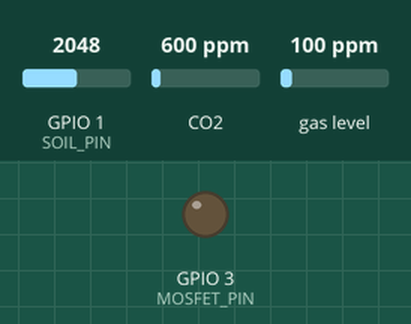
The program below on a simulated ESP32-C3. On the bench: output pins drawn as LEDs (lit = HIGH). Inputs (shaded band) come from the test bench; at power-on: GPIO 1 (SOIL_PIN) = 2048, CO2 600 ppm, gas level 100 ppm. WiFi joins after 1.5 s; servers stay silent unless stated; what the program prints to the serial monitor is not drawn.

Above: at 3.0 s.
3.1 s: GPIO 1 (SOIL_PIN) set to 2542
5.8 s: GPIO 1 (SOIL_PIN) set to 2673
At 6.9 s:
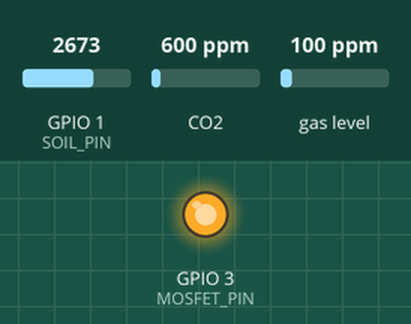
Timing chart, 0 to 10.5 s (numbered marks = the images above; inputs shaded):
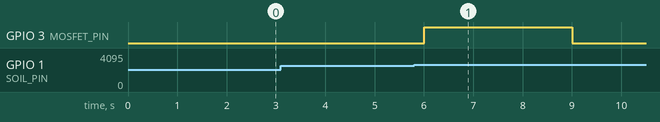

Measured:
- the behaviour switches between 2600 and 2601 on GPIO 1 (SOIL_PIN) (found by bisection; images 0 and 1)
- after the input at 3.1 s, every drawn part: stays the same
- after the input at 5.8 s, GPIO 3 (MOSFET_PIN): LOW → HIGH after 0.21 s, → LOW 3.0 s later

The program:

main.cpp
```cpp
#include <Arduino.h>
#include <Wire.h>
#include <WiFi.h>
#include <WiFiClientSecure.h>
#include <UniversalTelegramBot.h>
#include <ArduinoJson.h>
#include "Adafruit_SGP30.h"

// ===== WI-FI & TELEGRAM CREDENTIALS =====
const char* WIFI_SSID = "YOUR_WIFI_SSID";
const char* WIFI_PASSWORD = "YOUR_WIFI_PASSWORD";
#define BOT_TOKEN "YOUR_TELEGRAM_BOT_TOKEN"
#define CHAT_ID "YOUR_TELEGRAM_CHAT_ID"

// ===== PIN CONFIGURATION =====
#define SOIL_PIN 1
#define MOSFET_PIN 3
#define SDA_PIN 8
#define SCL_PIN 9

// ===== IRRIGATION THRESHOLDS & TIMERS =====
const int DRY_THRESHOLD = 2600;
const int WET_THRESHOLD = 2100;

const unsigned long SENSOR_INTERVAL = 2000;
const unsigned long PUMP_DURATION = 3000;
const unsigned long SOAK_INTERVAL = 60000;     // 60 seconds delay between attempts

const int MAX_PUMP_ATTEMPTS = 3;
const int SENSOR_MIN_VALID = 100;
const int SENSOR_MAX_VALID = 4095;

const unsigned long EMERGENCY_COOLDOWN = 1800000; // 30 minutes lockout
const unsigned long AIR_ALERT_COOLDOWN = 600000;   // 10 minutes air alert cooldown

// ===== AIR QUALITY THRESHOLDS =====
const uint16_t ECO2_WARN_THRESHOLD = 1000;
const uint16_t TVOC_WARN_THRESHOLD = 300;

// ===== GLOBAL OBJECTS & VARIABLES =====
Adafruit_SGP30 sgp;
WiFiClientSecure secured_client;
UniversalTelegramBot bot(BOT_TOKEN, secured_client);

unsigned long lastSensorRead = 0;
unsigned long lastPumpTime = 0;
unsigned long pumpStartTime = 0;
unsigned long emergencyStartTime = 0;
unsigned long lastAirAlertTime = 0;

bool isPumpActive = false;
int pumpAttempts = 0;
bool emergencyStop = false;

void sendTelegramMessage(String message) {
  if (WiFi.status() == WL_CONNECTED) {
    bot.sendMessage(CHAT_ID, message, "");
  }
}

void connectToWiFi() {
  Serial.print("[WiFi] Connecting to ");
  Serial.println(WIFI_SSID);
  WiFi.begin(WIFI_SSID, WIFI_PASSWORD);

  secured_client.setInsecure(); // Skip SSL certificate validation

  int attempts = 0;
  while (WiFi.status() != WL_CONNECTED && attempts < 20) {
    delay(500);
    Serial.print(".");
    attempts++;
  }

  if (WiFi.status() == WL_CONNECTED) {
    Serial.println("\n[WiFi] Connected! IP address: ");
    Serial.println(WiFi.localIP());
    sendTelegramMessage("🤖 Smart Irrigation System online!");
  } else {
    Serial.println("\n[WiFi] Connection failed. Operating in offline mode.");
  }
}

void setup() {
  Serial.begin(115200);
  pinMode(MOSFET_PIN, OUTPUT);
  digitalWrite(MOSFET_PIN, LOW);

  Wire.begin(SDA_PIN, SCL_PIN);
  if (!sgp.begin()) {
    Serial.println("[-] Error: SGP30 sensor not detected!");
  } else {
    Serial.println("[+] SGP30 sensor initialized successfully.");
  }

  connectToWiFi();
  Serial.println("=== Smart Irrigation & Air Quality Node Ready ===");
}

void loop() {
  unsigned long currentMillis = millis();

  // Reconnect Wi-Fi if connection drops
  if (WiFi.status() != WL_CONNECTED && (currentMillis % 30000 == 0)) {
    WiFi.reconnect();
  }

  // 1. AUTOMATIC EMERGENCY LOCKOUT RESET
  if (emergencyStop && (currentMillis - emergencyStartTime >= EMERGENCY_COOLDOWN)) {
    Serial.println("[⏳ TIMER] Emergency cooldown finished. Retrying...");
    sendTelegramMessage("🔄 [RETRY] Emergency cooldown ended. Attempting automatic irrigation cycle...");
    emergencyStop = false;
    pumpAttempts = 0;
  }

  // 2. SENSOR POLLING & LOGIC
  if (currentMillis - lastSensorRead >= SENSOR_INTERVAL) {
    lastSensorRead = currentMillis;

    int rawSoil = analogRead(SOIL_PIN);

    uint16_t eco2 = 0, tvoc = 0;
    bool airDataValid = sgp.IAQmeasure();
    if (airDataValid) {
      eco2 = sgp.eCO2;
      tvoc = sgp.TVOC;
    }

    Serial.printf("[%lu s] [STATUS] Soil: %d | eCO2: %d ppm | TVOC: %d ppb | Attempts: %d/%d %s\n",
                  millis() / 1000, rawSoil, eco2, tvoc, pumpAttempts, MAX_PUMP_ATTEMPTS, emergencyStop ? "[LOCKOUT]" : "");

    // Air Quality Telegram Alert
    if (airDataValid && (eco2 > ECO2_WARN_THRESHOLD || tvoc > TVOC_WARN_THRESHOLD)) {
      if (currentMillis - lastAirAlertTime >= AIR_ALERT_COOLDOWN || lastAirAlertTime == 0) {
        lastAirAlertTime = currentMillis;
        String alertMsg = "⚠️ [AIR QUALITY ALERT]\nPoor air quality detected!\n- eCO2: " + String(eco2) + " ppm\n- TVOC: " + String(tvoc) + " ppb\n💡 Please ventilate the room.";
        sendTelegramMessage(alertMsg);
      }
    }

    // Hardware safety check
    if (rawSoil < SENSOR_MIN_VALID || rawSoil > SENSOR_MAX_VALID) {
      Serial.println("[SENSOR ERROR] Invalid sensor data!");
      return;
    }

    // Reset attempt counter when moisture recovers
    if (rawSoil < WET_THRESHOLD) {
      if (pumpAttempts > 0 || emergencyStop) {
        Serial.println("[+] Soil moisture restored.");
        sendTelegramMessage("✅ [SUCCESS] Soil moisture restored. Emergency locks cleared.");
        pumpAttempts = 0;
        emergencyStop = false;
      }
    }

    // Trigger irrigation
    if (rawSoil > DRY_THRESHOLD && !isPumpActive && !emergencyStop) {
      if (currentMillis - lastPumpTime >= SOAK_INTERVAL || lastPumpTime == 0) {
        if (pumpAttempts < MAX_PUMP_ATTEMPTS) {
          pumpAttempts++;
          Serial.printf("[!] Dry soil detected. Activating pump (Attempt %d/%d)...\n", pumpAttempts, MAX_PUMP_ATTEMPTS);
          digitalWrite(MOSFET_PIN, HIGH);
          isPumpActive = true;
          pumpStartTime = currentMillis;

          if (pumpAttempts < MAX_PUMP_ATTEMPTS) {
            sendTelegramMessage("🌱 [WATERING] Soil is dry. Pump activated (Attempt " + String(pumpAttempts) + "/" + String(MAX_PUMP_ATTEMPTS) + "). Next check in 60s...");
          } else {
            sendTelegramMessage("🌱 [WATERING] Soil is dry. Pump activated (FINAL Attempt " + String(pumpAttempts) + "/" + String(MAX_PUMP_ATTEMPTS) + ")...");
          }
        } else {
          emergencyStop = true;
          emergencyStartTime = currentMillis;
          Serial.println("[EMERGENCY] Max attempts exceeded!");
          sendTelegramMessage("🚨 [EMERGENCY LOCK] 3 watering attempts failed! Check water tank. Lockout active for 30 minutes.");
        }
      }
    }
  }

  // 3. PUMP RUNTIME CONTROLLER
  if (isPumpActive) {
    if (currentMillis - pumpStartTime >= PUMP_DURATION) {
      digitalWrite(MOSFET_PIN, LOW);
      isPumpActive = false;
      lastPumpTime = currentMillis;
      Serial.println("[+] Water delivery finished.");
    }
  }
}
```
